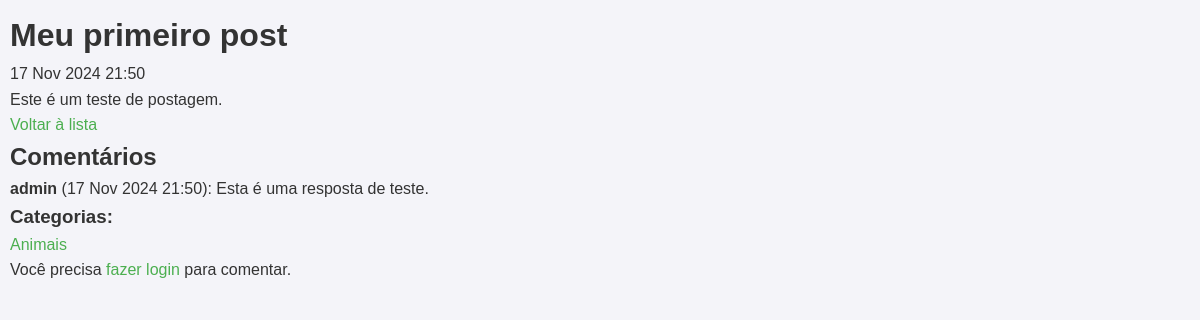
/post/1/, run on an earlier commit of the app's database.
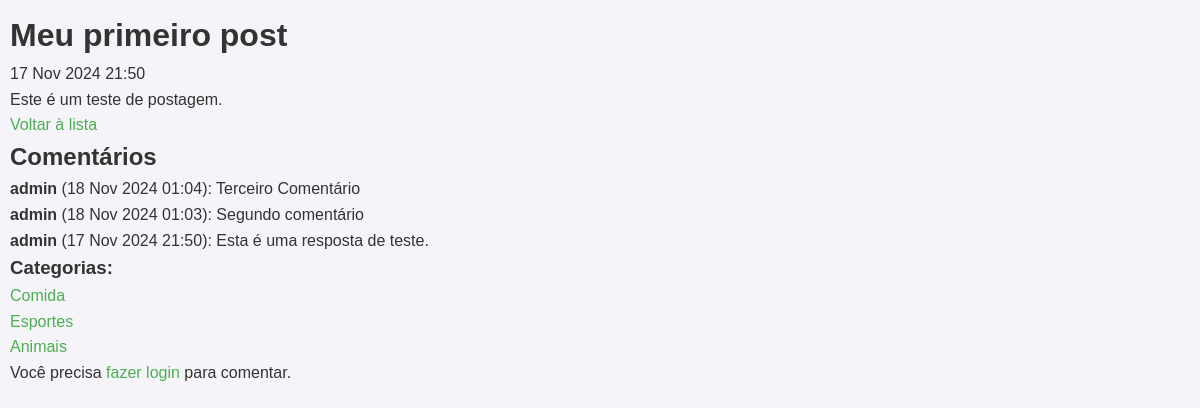
And on a later commit of the database.
### blog/models.py (models this page shows, shortened)
class Comment(models.Model):
    post = models.ForeignKey('Post', on_delete=models.CASCADE, related_name='comments')
    author = models.ForeignKey(User, on_delete=models.CASCADE)
    content = models.TextField()
    date_posted = models.DateTimeField(auto_now_add=True)

class Category(models.Model):
    name = models.CharField(max_length=100)
    description = models.TextField()

### blog/views.py (the view)
# urls.py: path('post/<int:pk>/', views.post_detail, name='post-detail'),
def post_detail(request, pk):
    post = get_object_or_404(Post, pk=pk)
    comments = post.comments.all().order_by('-date_posted')  # Busca os comentários
    categories = post.categories.all()
    if request.method == 'POST':  # Quando o formulário for enviado
        content = request.POST.get('content')
        Comment.objects.create(post=post, author=request.user, content=content)
        return redirect('post-detail', pk=post.id)
    return render(request, 'blog/post_detail.html', {'post': post, 'comments': comments, 'categories': categories})

### templates/blog/post_detail.html (shortened to what this page needs)
<!DOCTYPE html>
<html>
<head>
    {% load static %}
<link rel="stylesheet" href="{% static 'blog/styles.css' %}">
</head>
<body>
    <h1>{{ post.title }}</h1>
    <p>{{ post.date_posted|date:"d M Y H:i" }}</p>
    <div>
        {{ post.content|safe }}
    </div>
    <a href="{% url 'post-list' %}">Voltar à lista</a>
    <h2>Comentários</h2>
    <ul>
        {% for comment in comments %}
            <li>
                <strong>{{ comment.author }}</strong> ({{ comment.date_posted|date:"d M Y H:i" }}):
                {{ comment.content }}
            </li>
        {% endfor %}
    </ul>
    <h3>Categorias:</h3>
    <ul>
        {% for category in categories %}
            <li><a href="{% url 'category-posts' category.id %}">{{ category.name }}</a></li>
        {% endfor %}
    </ul>
        {% if user.is_authenticated %}
        <h3>Adicionar Comentário</h3>
        <form method="POST">
            {% csrf_token %}
            <textarea name="content" rows="4" placeholder="Escreva seu comentário aqui..."></textarea><br>
            <button type="submit">Postar</button>
        </form>
    {% else %}
        <p>Você precisa <a href="/admin/login/">fazer login</a> para comentar.</p>
    {% endif %}
</body>
</html>

What changed in the data, as far as the page shows it:
added Comment: author "admin", date_posted "18 Nov 2024 01:04", content "Terceiro Comentário"
added Comment: author "admin", date_posted "18 Nov 2024 01:03", content "Segundo comentário"
now on this page (row unchanged): Category: name "Comida"
now on this page (row unchanged): Category: name "Esportes"
